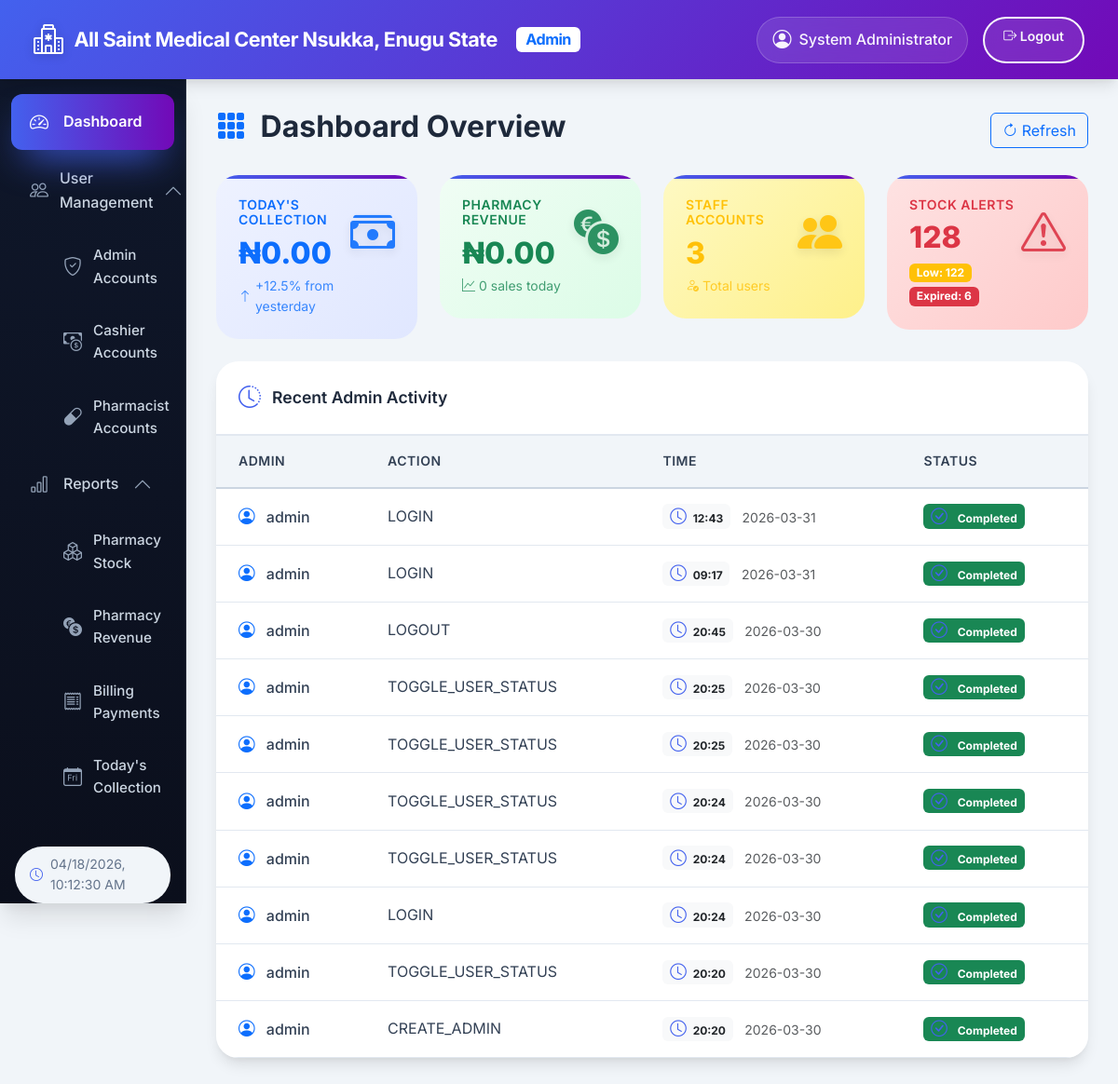
/admin/dashboard (signed in), run on an earlier commit of the app's database.
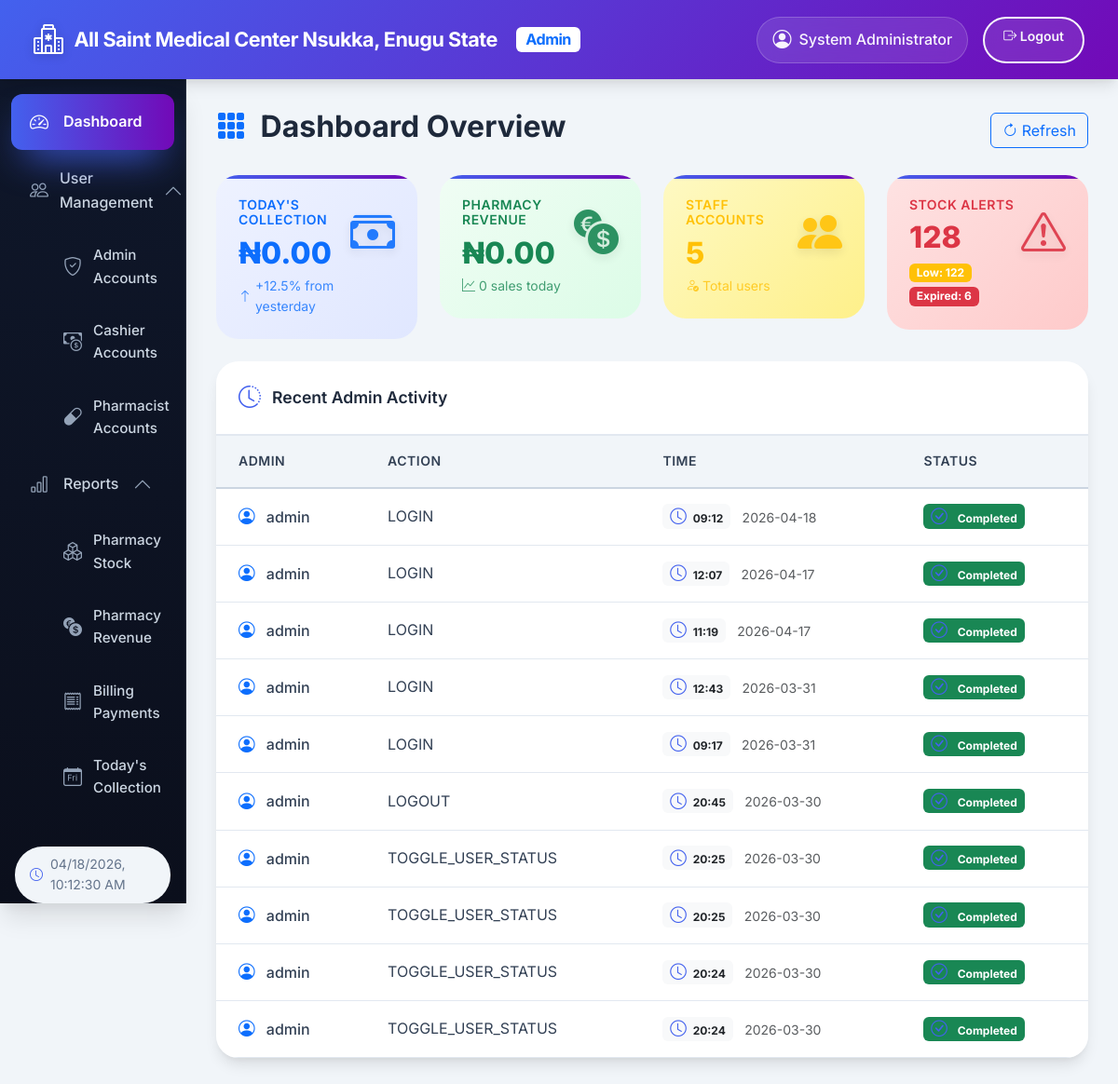
And on a later commit of the database.
### tables this page shows
CREATE TABLE admin_users (
    id                INTEGER PRIMARY KEY AUTOINCREMENT,
    username          TEXT UNIQUE NOT NULL,
    password          TEXT NOT NULL,
    full_name         TEXT,
    email             TEXT,
    role              TEXT DEFAULT 'Admin',
    is_super_admin    INTEGER DEFAULT 0,
    is_active         INTEGER DEFAULT 1,
    created_at        TIMESTAMP DEFAULT CURRENT_TIMESTAMP,
    created_by        INTEGER,
    last_login        TIMESTAMP
);

CREATE TABLE admin_audit_logs (
    id          INTEGER PRIMARY KEY AUTOINCREMENT,
    admin_id    INTEGER,
    action      TEXT NOT NULL,
    details     TEXT,
    ip_address  TEXT,
    user_agent  TEXT,
    created_at  TIMESTAMP DEFAULT CURRENT_TIMESTAMP
);

### app.py (the view)
@app.route('/admin/dashboard')
def admin_dashboard():
    if 'admin_id' not in session:
        return redirect(url_for('admin_login'))
    conn = get_db_connection()
    cursor = conn.cursor()
    stats = {}
    try:
        cursor.execute("SELECT COUNT(*) FROM admin_users WHERE is_active = 1")
        stats['admins_count'] = cursor.fetchone()[0]
        cursor.execute("SELECT COUNT(*) FROM pharmacists WHERE is_active = 1")
        stats['pharmacists_count'] = cursor.fetchone()[0]
        cursor.execute("SELECT COUNT(*) FROM billing_users WHERE is_active = 1")
        stats['cashiers_count'] = cursor.fetchone()[0]
        today = date.today().strftime('%Y-%m-%d')
        cursor.execute("SELECT COALESCE(SUM(amount_paid), 0) FROM payments WHERE DATE(payment_date) = ?", (today,))
        stats['todays_collection'] = float(cursor.fetchone()[0] or 0)
        cursor.execute("""
            SELECT COUNT(*) FROM drugs
            WHERE stock_quantity <= low_stock_threshold
            AND expiry_date > date('now')
        """)
        stats['low_stock_count'] = cursor.fetchone()[0]
        cursor.execute("""
            SELECT COUNT(*) FROM drugs
            WHERE expiry_date < date('now') AND stock_quantity > 0
        """)
        stats['expired_stock_count'] = cursor.fetchone()[0]
        cursor.execute("""
            SELECT COUNT(*), COALESCE(SUM(grand_total), 0)
            FROM receipts
            WHERE DATE(created_at) = ?
        """, (today,))
        result = cursor.fetchone()
        stats['pharmacy_sales_count'] = result[0]
        stats['pharmacy_revenue'] = float(result[1] or 0)
        cursor.execute("""
            SELECT a.username, l.action, l.created_at
            FROM admin_audit_logs l
            JOIN admin_users a ON l.admin_id = a.id
            ORDER BY l.created_at DESC
            LIMIT 10
        """)
        recent_actions = cursor.fetchall()
        stats['recent_actions'] = []
        for action in recent_actions:
            username = action[0]
            action_text = action[1]
            created_at = action[2]
            if isinstance(created_at, str):
                try:
                    created_at = datetime.strptime(created_at, '%Y-%m-%d %H:%M:%S')
                except ValueError:
                    try:
                        created_at = datetime.strptime(created_at, '%Y-%m-%d')
                    except ValueError:
                        created_at = datetime.now()
            stats['recent_actions'].append((username, action_text, created_at))
    except Exception as e:
        app.logger.error(f"Error fetching admin stats: {e}")
        flash("Error loading dashboard statistics", "warning")
        stats = {}
    cursor.close()
    conn.close()
    return render_template(
        "admin_dashboard.html",
        stats=stats,
        hospital_name="All Saint Medical Center Nsukka, Enugu State",
        admin_name=session.get('admin_full_name', 'Admin')
    )

### templates/admin_dashboard.html (shortened to what this page needs)
<!DOCTYPE html>
<html lang="en">
<head>
    <link href="https://cdn.jsdelivr.net/npm/bootstrap@5.3.2/dist/css/bootstrap.min.css" rel="stylesheet">
    <link rel="stylesheet" href="https://cdn.jsdelivr.net/npm/bootstrap-icons@1.11.0/font/bootstrap-icons.css">
    <link href="https://unpkg.com/aos@2.3.1/dist/aos.css" rel="stylesheet">
</head>
<body>
    <nav class="navbar navbar-expand-lg navbar-dark nav-gradient">
        <div class="container-fluid">
            <a class="navbar-brand" href="{{ url_for('admin_dashboard') }}">
                <i class="bi bi-hospital"></i>
                <span>{{ hospital_name }}</span>
                <span class="badge bg-white text-primary ms-2 animate-pulse">Admin</span>
            </a>
            <div class="collapse navbar-collapse" id="navbarNav">
                <div class="navbar-nav ms-auto">
                    <div class="navbar-text me-3">
                        <i class="bi bi-person-circle"></i>
                        <span>{{ admin_name }}</span>
                    </div>
                    <a href="{{ url_for('admin_logout') }}" class="btn btn-outline-light btn-sm">
                        <i class="bi bi-box-arrow-right"></i> Logout
                    </a>
                </div>
            </div>
        </div>
    </nav>
    <div class="container-fluid">
        <div class="row">
            <div class="col-md-3 col-lg-2 px-0">
                <div class="sidebar">
                    <div class="list-group list-group-flush">
                        <a href="{{ url_for('admin_dashboard') }}" class="list-group-item active">
                            <i class="bi bi-speedometer2"></i>
                            <span>Dashboard</span>
                        </a>
                        <div class="list-group-item" data-bs-toggle="collapse" href="#userManagement" role="button" aria-expanded="true">
                            <i class="bi bi-people"></i>
                            <span>User Management</span>
                            <i class="bi bi-chevron-down float-end"></i>
                        </div>
                        <div class="collapse show" id="userManagement">
                            <a href="{{ url_for('admin_manage_admins') }}" class="list-group-item ps-5">
                                <i class="bi bi-shield-check"></i> Admin Accounts
                            </a>
                            <a href="{{ url_for('admin_manage_cashiers') }}" class="list-group-item ps-5">
                                <i class="bi bi-cash-coin"></i> Cashier Accounts
                            </a>
                            <a href="{{ url_for('admin_manage_pharmacists') }}" class="list-group-item ps-5">
                                <i class="bi bi-capsule"></i> Pharmacist Accounts
                            </a>
                        </div>
                        <div class="list-group-item" data-bs-toggle="collapse" href="#reports" role="button" aria-expanded="true">
                            <i class="bi bi-bar-chart"></i>
                            <span>Reports</span>
                            <i class="bi bi-chevron-down float-end"></i>
                        </div>
                        <div class="collapse show" id="reports">
                            <a href="{{ url_for('admin_pharmacy_stock') }}" class="list-group-item ps-5">
                                <i class="bi bi-boxes"></i> Pharmacy Stock
                            </a>
                            <a href="{{ url_for('admin_pharmacy_revenue') }}" class="list-group-item ps-5">
                                <i class="bi bi-currency-exchange"></i> Pharmacy Revenue
                            </a>
                            <a href="{{ url_for('admin_billing_payments') }}" class="list-group-item ps-5">
                                <i class="bi bi-receipt"></i> Billing Payments
                            </a>
                            <a href="{{ url_for('admin_todays_collection') }}" class="list-group-item ps-5">
                                <i class="bi bi-calendar-day"></i> Today's Collection
                            </a>
                        </div>
                    </div>
                    <div class="current-time mx-3">
                        <i class="bi bi-clock"></i>
                        <span id="currentDateTime"></span>
                    </div>
                </div>
            </div>
            <div class="col-md-9 col-lg-10 main-content">
                <div class="d-flex justify-content-between align-items-center mb-4" data-aos="fade-down">
                    <h2 class="fw-bold">
                        <i class="bi bi-grid-3x3-gap-fill me-2 text-primary"></i>
                        Dashboard Overview
                    </h2>
                    <button class="btn btn-outline-primary" onclick="location.reload()">
                        <i class="bi bi-arrow-clockwise"></i> Refresh
                    </button>
                </div>
                <div class="row g-4 mb-4">
                    <div class="col-md-3 col-sm-6" data-aos="fade-up" data-aos-delay="100">
                        <div class="card stat-card bg-primary-light">
                            <div class="card-body">
                                <div class="d-flex justify-content-between align-items-start">
                                    <div>
                                        <h6 class="text-primary">Today's Collection</h6>
                                        <h3 class="text-primary">₦{{ "%.2f"|format(stats.todays_collection) }}</h3>
                                        <small class="text-primary">
                                            <i class="bi bi-arrow-up"></i> +12.5% from yesterday
                                        </small>
                                    </div>
                                    <div class="stat-icon text-primary">
                                        <i class="bi bi-cash-stack"></i>
                                    </div>
                                </div>
                            </div>
                        </div>
                    </div>
                    <div class="col-md-3 col-sm-6" data-aos="fade-up" data-aos-delay="200">
                        <div class="card stat-card bg-success-light">
                            <div class="card-body">
                                <div class="d-flex justify-content-between align-items-start">
                                    <div>
                                        <h6 class="text-success">Pharmacy Revenue</h6>
                                        <h3 class="text-success">₦{{ "%.2f"|format(stats.pharmacy_revenue) }}</h3>
                                        <small class="text-success">
                                            <i class="bi bi-graph-up"></i> {{ stats.pharmacy_sales_count }} sales today
                                        </small>
                                    </div>
                                    <div class="stat-icon text-success">
                                        <i class="bi bi-currency-exchange"></i>
                                    </div>
                                </div>
                            </div>
                        </div>
                    </div>
                    <div class="col-md-3 col-sm-6" data-aos="fade-up" data-aos-delay="300">
                        <div class="card stat-card bg-warning-light">
                            <div class="card-body">
                                <div class="d-flex justify-content-between align-items-start">
                                    <div>
                                        <h6 class="text-warning">Staff Accounts</h6>
                                        <h3 class="text-warning">{{ stats.admins_count + stats.cashiers_count + stats.pharmacists_count }}</h3>
                                        <small class="text-warning">
                                            <i class="bi bi-person-check"></i> Total users
                                        </small>
                                    </div>
                                    <div class="stat-icon text-warning">
                                        <i class="bi bi-people-fill"></i>
                                    </div>
                                </div>
                            </div>
                        </div>
                    </div>
                    <div class="col-md-3 col-sm-6" data-aos="fade-up" data-aos-delay="400">
                        <div class="card stat-card bg-danger-light">
                            <div class="card-body">
                                <div class="d-flex justify-content-between align-items-start">
                                    <div>
                                        <h6 class="text-danger">Stock Alerts</h6>
                                        <h3 class="text-danger">{{ stats.low_stock_count + stats.expired_stock_count }}</h3>
                                        <div>
                                            <span class="badge bg-warning me-1">Low: {{ stats.low_stock_count }}</span>
                                            <span class="badge bg-danger">Expired: {{ stats.expired_stock_count }}</span>
                                        </div>
                                    </div>
                                    <div class="stat-icon text-danger">
                                        <i class="bi bi-exclamation-triangle"></i>
                                    </div>
                                </div>
                            </div>
                        </div>
                    </div>
                </div>
                <div class="row" data-aos="fade-up" data-aos-delay="600">
                    <div class="col-12">
                        <div class="activity-card">
                            <div class="card-header">
                                <i class="bi bi-clock-history"></i>
                                <span>Recent Admin Activity</span>
                            </div>
                            <div class="card-body">
                                <div class="table-responsive">
                                    <table class="table table-hover">
                                        <thead>
                                            <tr>
                                                <th>Admin</th>
                                                <th>Action</th>
                                                <th>Time</th>
                                                <th>Status</th>
                                            </tr>
                                        </thead>
                                        <tbody>
                                            {% if stats.recent_actions %}
                                                {% for action in stats.recent_actions %}
                                                <tr>
                                                    <td>
                                                        <i class="bi bi-person-circle text-primary"></i>
                                                        <span class="fw-medium">{{ action[0] }}</span>
                                                    </td>
                                                    <td>{{ action[1] }}</td>
                                                    <td>
                                                        <span class="badge bg-light text-dark">
                                                            <i class="bi bi-clock me-1"></i>
                                                            {{ action[2].strftime('%H:%M') }}
                                                        </span>
                                                        <small class="text-muted ms-2">{{ action[2].strftime('%Y-%m-%d') }}</small>
                                                    </td>
                                                    <td>
                                                        <span class="badge bg-success">
                                                            <i class="bi bi-check-circle"></i> Completed
                                                        </span>
                                                    </td>
                                                </tr>
                                                {% endfor %}
                                            {% endif %}
                                        </tbody>
                                    </table>
                                </div>
                            </div>
                        </div>
                    </div>
                </div>
            </div>
        </div>
    </div>
</body>
</html>

What changed in the data, as far as the page shows it:
no longer on this page (row unchanged): admin_audit_logs: username "admin", action "LOGIN", action "20:24", created_at "2026-03-30"
no longer on this page (row unchanged): admin_audit_logs: username "admin", action "TOGGLE_USER_STATUS", action "20:20", created_at "2026-03-30"
no longer on this page (row unchanged): admin_audit_logs: username "admin", action "CREATE_ADMIN", action "20:20", created_at "2026-03-30"
added admin_audit_logs: username "admin", action "LOGIN", action "09:12", created_at "2026-04-18"
added admin_audit_logs: username "admin", action "LOGIN", action "12:07", created_at "2026-04-17"
added admin_audit_logs: username "admin", action "LOGIN", action "11:19", created_at "2026-04-17"
Also different on the page:
{{ stats.admins_count + stats.cashiers_count + stats.pharmacists_count }}: "3" → "5"
